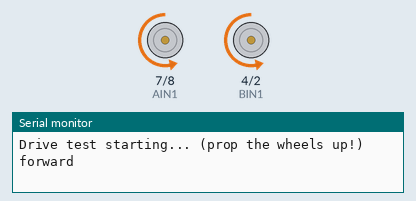
Bench run of a sketch on a simulated Arduino Uno, built with avr-gcc and run on an emulated ATmega328P. Parts: motor-driver pin pairs drawn as motors (green arrow = first pin HIGH = forward, orange = second pin HIGH = backward, longer = more drive, scaled by the enable pin), the last lines printed to the serial monitor.

Above: at 1.0 s.
At 4.0 s:
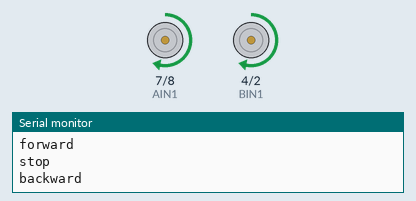
At 6.7 s:
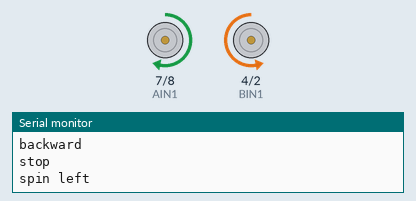
At 9.2 s:
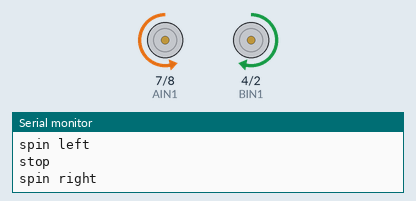
Timing chart, 0 to 14.3 s (numbered marks = the images above):
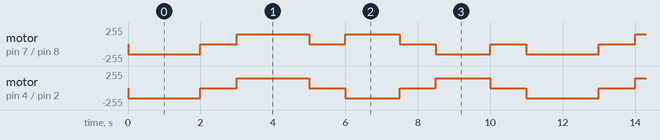

Measured:
- by itself, motor on pin 7 (AIN1) / pin 8 (AIN2): repeats every 11.0 s: stopped 1.0 s, forward 150/255 2.0 s, stopped 1.0 s, forward 150/255 1.5 s, stopped 1.0 s, backward 150/255 1.5 s, stopped 1.0 s, backward 150/255 2.0 s
- by itself, motor on pin 4 (BIN1) / pin 2 (BIN2): repeats every 11.0 s: stopped 1.0 s, forward 150/255 2.0 s, stopped 1.0 s, backward 150/255 1.5 s, stopped 1.0 s, forward 150/255 1.5 s, stopped 1.0 s, backward 150/255 2.0 s

The sketch:

03_drive_test.ino
```cpp
/*
  Test 3 - "The car drives" (4 motors, skid steering)
  ------------------------------------------------------------
  All four wheels driven together: forward, backward, spin left,
  spin right, stop - on repeat. No WiFi involved, so this is the
  test that tells you whether the mechanics and the wiring are
  fine before you add the network on top.

  How the motors are wired (only ONE TB6612 needed):
    - LEFT side  = both left motors in PARALLEL on channel A
    - RIGHT side = both right motors in PARALLEL on channel B
  "Skid steering" (like a tank): to turn, one side runs forward
  while the other runs backward.

  POWER: an 8xAA pack (NiMH, ~9.6 V) feeds the breadboard rail,
  which supplies both the Arduino VIN pin and the TB6612 VM pin.
  Arduino 5V -> VCC/STBY. Common ground everywhere.
  -> Battery goes to VIN, NEVER to the 5V pin!

  IMPORTANT - the speed cap (SPEED_MAX):
  The pack delivers ~9.6 V, but the little TT motors want 3-6 V.
  So we never write a full 255. At ~9.6 V, 150 is roughly 5.6 V at
  the motor (130 would be ~5 V). If the car is too slow, raise it in
  small steps and check the motor voltage with a multimeter - never
  above 6 V, so about 160 max.

  Prop the car up (wheels in the air) for the first run.
*/

// --- LEFT side (channel A) - same as test 2 ---
const int PWMA = 9;   // speed left      (~PWM pin)
const int AIN1 = 7;   // direction left 1
const int AIN2 = 8;   // direction left 2

// --- RIGHT side (channel B) ---
const int PWMB = 10;  // speed right     (~PWM pin)
const int BIN1 = 4;   // direction right 1
const int BIN2 = 2;   // direction right 2

// STBY is tied to 5V permanently (always enabled) -> no pin needed.

// Speed cap to protect the motors (see the header comment).
const int SPEED_MAX = 150;   // 0..255, capped at ~5.6 V at the motor

// --- Fix a reversed side in software (no re-plugging of wires) ---
// If one side spins the wrong way, flip the matching flag to true.
const bool INVERT_LEFT  = true;
const bool INVERT_RIGHT = true;

void setup() {
  Serial.begin(115200);      // so we can follow along in the serial monitor

  pinMode(PWMA, OUTPUT);
  pinMode(AIN1, OUTPUT);
  pinMode(AIN2, OUTPUT);
  pinMode(PWMB, OUTPUT);
  pinMode(BIN1, OUTPUT);
  pinMode(BIN2, OUTPUT);

  stopMotors();              // make sure nothing moves at startup
  Serial.println("Drive test starting... (prop the wheels up!)");
}

void loop() {
  Serial.println("forward");
  forward();
  delay(2000);

  Serial.println("stop");
  stopMotors();
  delay(1000);

  Serial.println("backward");
  backward();
  delay(2000);

  Serial.println("stop");
  stopMotors();
  delay(1000);

  Serial.println("spin left");
  spinLeft();
  delay(1500);

  Serial.println("stop");
  stopMotors();
  delay(1000);

  Serial.println("spin right");
  spinRight();
  delay(1500);

  Serial.println("stop");
  stopMotors();
  delay(1000);
}

// --- Building blocks: drive each side on its own ---
// speed positive = forward, negative = backward, 0 = off.
// The value is always clamped to +/- SPEED_MAX (motor protection).

void leftSide(int speed) {
  speed = constrain(speed, -SPEED_MAX, SPEED_MAX);
  if (INVERT_LEFT) speed = -speed;
  if (speed >= 0) {          // forward
    digitalWrite(AIN1, HIGH);
    digitalWrite(AIN2, LOW);
  } else {                   // backward
    digitalWrite(AIN1, LOW);
    digitalWrite(AIN2, HIGH);
  }
  analogWrite(PWMA, abs(speed));
}

void rightSide(int speed) {
  speed = constrain(speed, -SPEED_MAX, SPEED_MAX);
  if (INVERT_RIGHT) speed = -speed;
  if (speed >= 0) {          // forward
    digitalWrite(BIN1, HIGH);
    digitalWrite(BIN2, LOW);
  } else {                   // backward
    digitalWrite(BIN1, LOW);
    digitalWrite(BIN2, HIGH);
  }
  analogWrite(PWMB, abs(speed));
}

// Both sides together - this is what the web buttons build on later.
void drive(int left, int right) {
  leftSide(left);
  rightSide(right);
}

// --- Ready-made moves ---
void forward()   { drive( SPEED_MAX,  SPEED_MAX); }
void backward()  { drive(-SPEED_MAX, -SPEED_MAX); }
void spinLeft()  { drive(-SPEED_MAX,  SPEED_MAX); }  // left back, right forward
void spinRight() { drive( SPEED_MAX, -SPEED_MAX); }  // left forward, right back

void stopMotors() {
  analogWrite(PWMA, 0);
  analogWrite(PWMB, 0);
  digitalWrite(AIN1, LOW);
  digitalWrite(AIN2, LOW);
  digitalWrite(BIN1, LOW);
  digitalWrite(BIN2, LOW);
}
```
